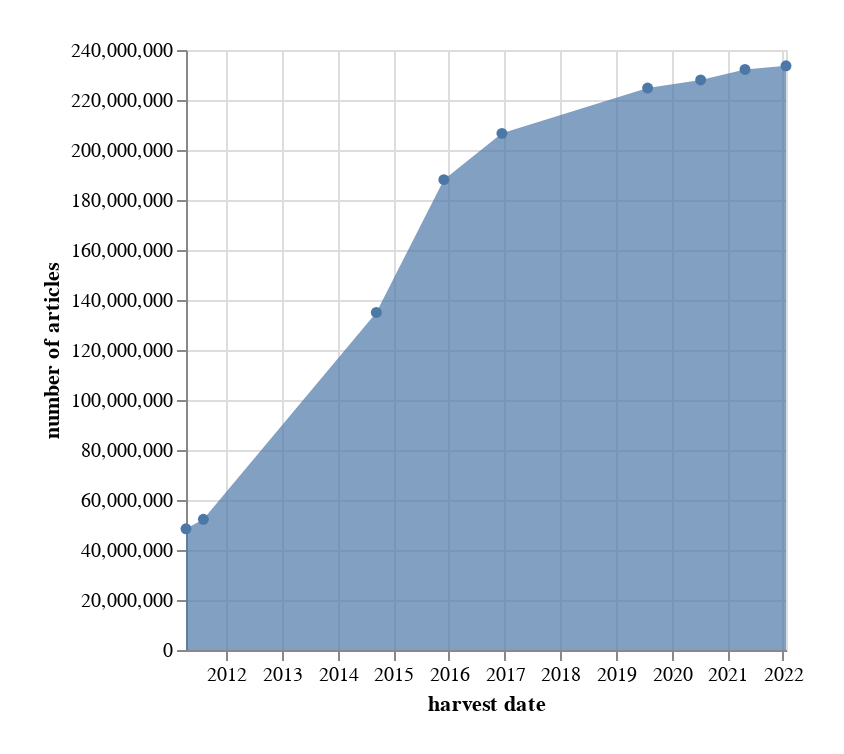

The notebook cell saved with this chart:
### Markdown cell above
You might be wondering about the peak in 1915 – is it because of World War I? Well, yes and no. In the lead up to the centenary of WWI, it was decided to focus digitision dollars on newspapers from the WWI period. The peak reflects decisions about funding, not the impact of historical events. And what about the dramatic collapse in the number of articles after 1954 – did the arrival of television send newspapers into a cataclysmic decline? No, it's because of copyright. The NLA has chosen to manage some of the risks around copyright by limiting digitisation to newspaper issues published before 1955, unless there's a special arrangement with the publisher.

The obvious impact of these policy decisions is an important reminder that **the Trove corpus is not unchanging or inevitable, it's constructed** – it's the product of preservation decisions, funding priorities, library policies, digitisation technologies, professional practices, legal frameworks, and a fair bit of luck.

## The newspaper corpus has a history

````{margin}
```{seealso}
For more examples and discussion of the current composition of the Trove newspaper corpus, see the GLAM Workbench notebook, [Visualise the total number of newspaper articles in Trove by year and state](https://glam-workbench.net/trove-newspapers/visualise-total-newspaper-articles-by-state-year/)
```
````

Oddly enough, Trove is not very good at presenting its own history. While there are regular updates on newly-added titles, there's no way of seeing when particular titles were added or the change in the number of articles over time. Earlier versions of Trove included a page of useful statistics, but this was removed in the 2020 update. To explore how Trove has changed over time, you need to piece together different data sources.

I started analysing Trove searches back in 2011, and continued at irregular intervals to create charts showing the number of articles per year in Trove. I've extracted the data from these charts and compiled it into a dataset available from [Zenodo](https://doi.org/10.5281/zenodo.6471544) and [GitHub](https://github.com/wragge/trove-newspaper-totals-historical). Using this data, you can visualise how Trove has changed between 2011 and 2022. For example, here's the growth in the total number of articles

### Code cell
import altair as alt
import arrow
import pandas as pd

dfs = []
harvests = [
    "20110412",
    "20110804",
    "20140912",
    "20151129",
    "20161214",
    "20190728",
    "20200710",
    "20210427",
    "20220121",
]
for harvest in harvests:
    csv = f"https://raw.githubusercontent.com/wragge/trove-newspaper-totals-historical/master/data/total_articles_by_year_{harvest}.csv"
    df = pd.read_csv(csv)
    date = arrow.get(harvest, "YYYYMMDD")
    df["harvested"] = date.format("YYYY-MM-DD")
    dfs.append(df)


df_all = pd.concat(dfs)
df_all["year"] = df_all["year"].astype(str)

harvest_totals = df_all.groupby("harvested")["total"].sum().to_frame().reset_index()
harvest_totals["harvested"] = pd.to_datetime(harvest_totals["harvested"])

chart_all = (
    alt.Chart(harvest_totals)
    .mark_area(point=True)
    .encode(
        x=alt.X("harvested:T", title="harvest date"),
        y=alt.Y("total:Q", title="number of articles"),
        tooltip=[alt.Tooltip("total:Q", format=","), "harvested:T"],
    )
    .properties(width="container", padding=20)
)

display(chart_all)

### Figure 1 — Vega-Lite specification as saved in the notebook (floating-point values rounded to 4 significant figures)
{"config": {"view": {"continuousWidth": 300, "continuousHeight": 300}}, "data": {"name": "data-5bb4a3706227fc5ee19305e265ae0292"}, "mark": {"type": "area", "point": true}, "encoding": {"tooltip": [{"field": "total", "format": ",", "type": "quantitative"}, {"field": "harvested", "type": "temporal"}], "x": {"field": "harvested", "title": "harvest date", "type": "temporal"}, "y": {"field": "total", "title": "number of articles", "type": "quantitative"}}, "padding": 20, "width": "container", "$schema": "https://vega.github.io/schema/vega-lite/v5.8.0.json", "datasets": {"data-5bb4a3706227fc5ee19305e265ae0292": [{"harvested": "2011-04-12T00:00:00", "total": 48481646}, {"harvested": "2011-08-04T00:00:00", "total": 52270588}, {"harvested": "2014-09-12T00:00:00", "total": 135040041}, {"harvested": "2015-11-29T00:00:00", "total": 188146445}, {"harvested": "2016-12-14T00:00:00", "total": 206655551}, {"harvested": "2019-07-28T00:00:00", "total": 224797939}, {"harvested": "2020-07-10T00:00:00", "total": 228011887}, {"harvested": "2021-04-27T00:00:00", "total": 232201965}, {"harvested": "2022-01-21T00:00:00", "total": 233666386}]}}
